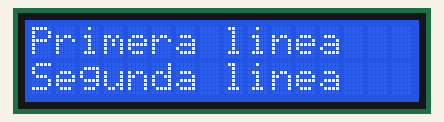
Bench run of a sketch on a simulated Arduino Uno, built with avr-gcc and run on an emulated ATmega328P. On the bench: 16×2 character LCD.

Above: at 0.1 s.
At 2.1 s:
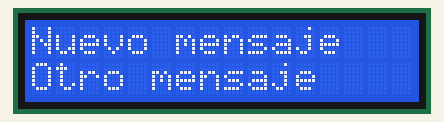

The sketch:

lcd-16x2-20x4.ino
```cpp
//
//			OHMIO ELECTRONICS!
//

// Libreria necesaria para usar la pantalla LCD
#include <LiquidCrystal.h>
/*
	Para este ejemplo, las conexiones son las siguientes:
		Arduino		-	Pantalla LCD
			2 		- 		RS
			3		- 		EN
			4		-		D4
			5		-		D5
			6		-		D6
			7		-		D7

	Para el constraste:
		* Potenciometro (o resistencia a tierra) al V0 de la LCD

	Para el brillo:
		* Resistencia de 330 ohms de VCC al anodo de la LCD (A)
		* Puente del catodo (K) de la lcd a GND
*/

// Pines a conectar del Arduino hacia la LCD
//								RS, EN, D4, D5, D6, D7
LiquidCrystal lcd( 2,  3,  4,  5,  6,  7);	// Configuracion de los
											// pines del Arduino

// Funcion de configuracion (solo se ejecuta al inicio)
void setup()
{
	lcd.begin(16, 2);					// Establece el tamano de la pantalla 16x2
	//lcd.begin(20, 4);					// Establece el tamano de la pantalla 20x4
}

// Ciclo principal (se ejecuta indefinidamente)
void loop()
{
	lcd.print("Primera linea"); 		// Escribimos un mensaje
	lcd.setCursor(0,1);        			// Nos movemos a la segunda linea
	lcd.print("Segunda linea"); 		// Escribimos un mensaje

	delay(2000);						// Esperamos 2 segundos (2000ms)
	lcd.clear();						// Borramos la pantalla
										// Automaticamente regresa a la posicion inicial

	lcd.print("Nuevo mensaje");			// Escribimos un mensaje
	lcd.setCursor(0,1);         		// Nos movemos a la segunda linea
	lcd.print("Otro mensaje");  		// Escribimos un mensaje

	delay(2000);						// Esperamos 2 segundos (2000ms)
	lcd.clear();						// Borramos la pantalla
										// Automaticamente regresa a la posicion inicial
}


/*
	Mayor informacion en:
		https://www.arduino.cc/en/Tutorial/HelloWorld
*/
```

Measured:
- what the display in image 1 shows lasts 2.0 s, from 2.1 s to 4.1 s
